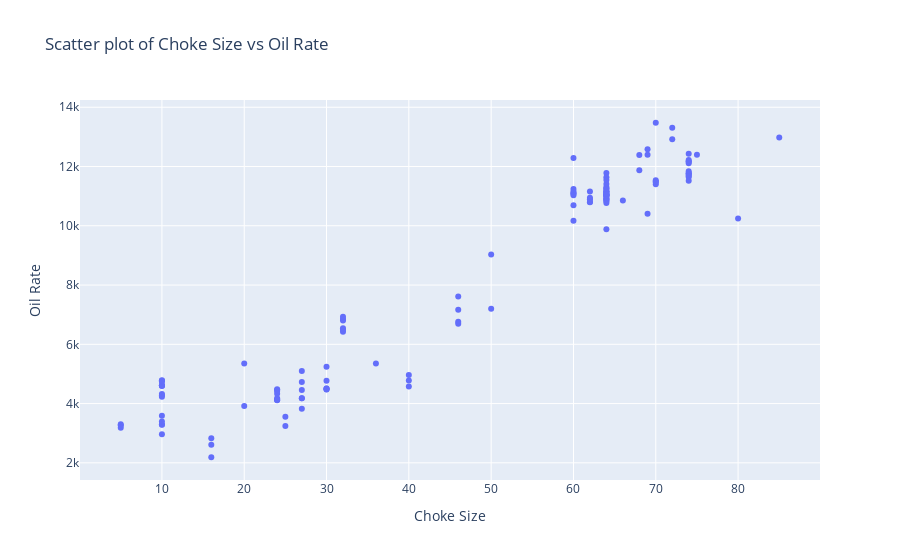

Notebook code for this chart:
### Code cell
# Create a scatter plot
trace = go.Scatter(x=df_well2['Choke_well_2'], y=df_well2['Oil_Rate_well_2'], mode='markers')

# Create layout
layout = go.Layout(
    title='Scatter plot of Choke Size vs Oil Rate',
    xaxis=dict(title='Choke Size'),
    yaxis=dict(title='Oil Rate'),
)

fig = go.Figure(data=[trace], layout=layout)

fig.show()

### Figure 1 — Plotly figure (JSON) as saved in the notebook; plotly's stock layout.template omitted (floating-point values rounded to 4 significant figures; data arrays with more than 128 entries replaced by an {"elided": "..."} marker saying what was removed)
{"data": [{"mode": "markers", "type": "scatter", "x": {"elided": "206 int values"}, "y": {"elided": "206 float values"}}], "layout": {"title": {"text": "Scatter plot of Choke Size vs Oil Rate"}, "xaxis": {"title": {"text": "Choke Size"}}, "yaxis": {"title": {"text": "Oil Rate"}}}}
